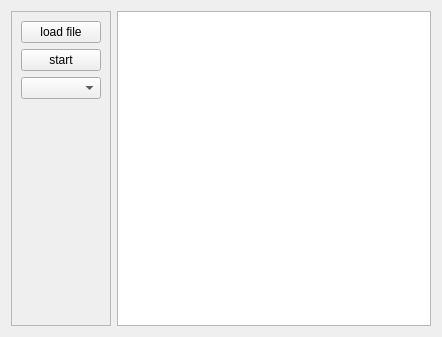
<?xml version="1.0" encoding="UTF-8"?>
<ui version="4.0">
 <class>MainBox</class>
 <widget class="QWidget" name="MainBox">
  <property name="geometry">
   <rect>
    <x>0</x>
    <y>0</y>
    <width>442</width>
    <height>337</height>
   </rect>
  </property>
  <property name="windowTitle">
   <string>Dialog</string>
  </property>
  <layout class="QHBoxLayout" name="horizontalLayout">
   <item>
    <widget class="QFrame" name="frame">
     <property name="frameShape">
      <enum>QFrame::StyledPanel</enum>
     </property>
     <property name="frameShadow">
      <enum>QFrame::Raised</enum>
     </property>
     <layout class="QVBoxLayout" name="verticalLayout">
      <item>
       <widget class="QPushButton" name="btn_load">
        <property name="text">
         <string>load file</string>
        </property>
       </widget>
      </item>
      <item>
       <widget class="QPushButton" name="btnPower">
        <property name="text">
         <string>start</string>
        </property>
        <property name="checkable">
         <bool>true</bool>
        </property>
       </widget>
      </item>
      <item>
       <widget class="QComboBox" name="cb_append"/>
      </item>
      <item>
       <widget class="QwtKnob" name="knob_Interval"/>
      </item>
      <item>
       <spacer name="verticalSpacer">
        <property name="orientation">
         <enum>Qt::Vertical</enum>
        </property>
        <property name="sizeHint" stdset="0">
         <size>
          <width>20</width>
          <height>40</height>
         </size>
        </property>
       </spacer>
      </item>
     </layout>
    </widget>
   </item>
   <item>
    <widget class="QListWidget" name="listWidget"/>
   </item>
   <item>
    <layout class="QVBoxLayout" name="layout_serial"/>
   </item>
  </layout>
 </widget>
 <customwidgets>
  <customwidget>
   <class>QwtKnob</class>
   <extends>QWidget</extends>
   <header>qwt_knob.h</header>
  </customwidget>
 </customwidgets>
 <resources/>
 <connections/>
</ui>
